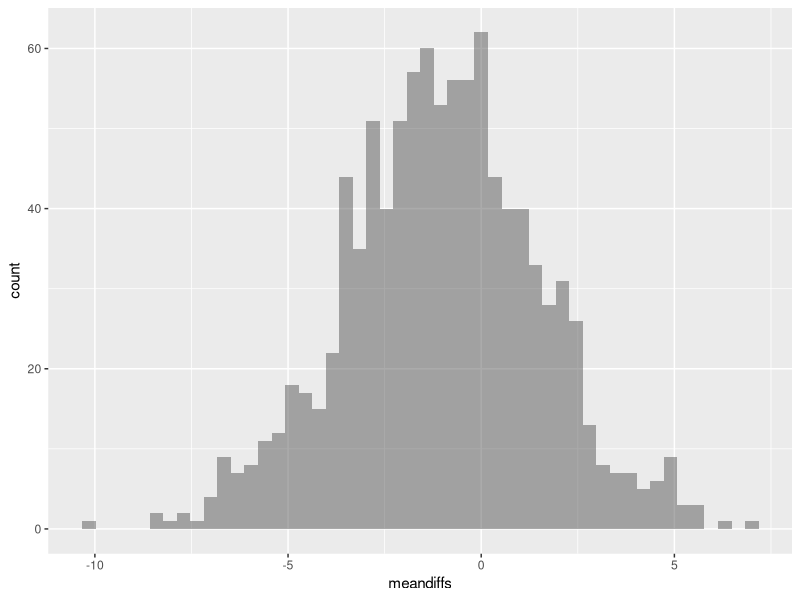
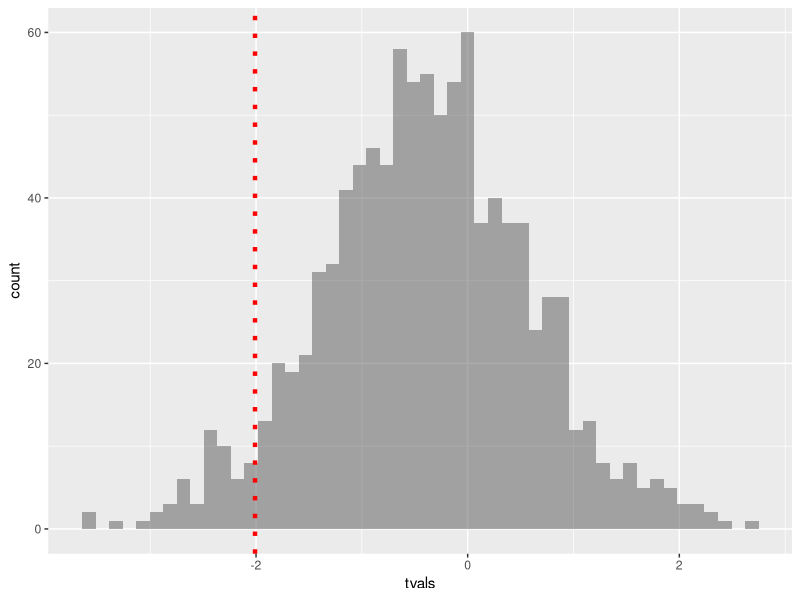
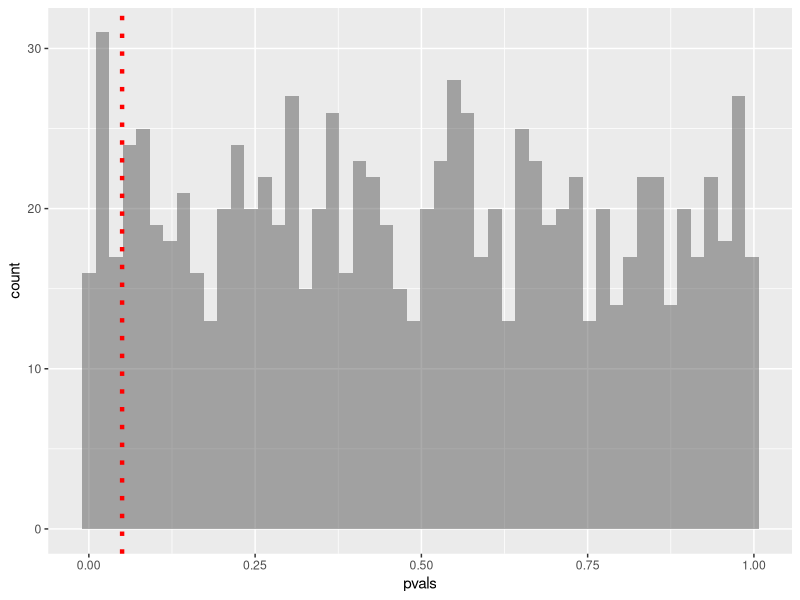
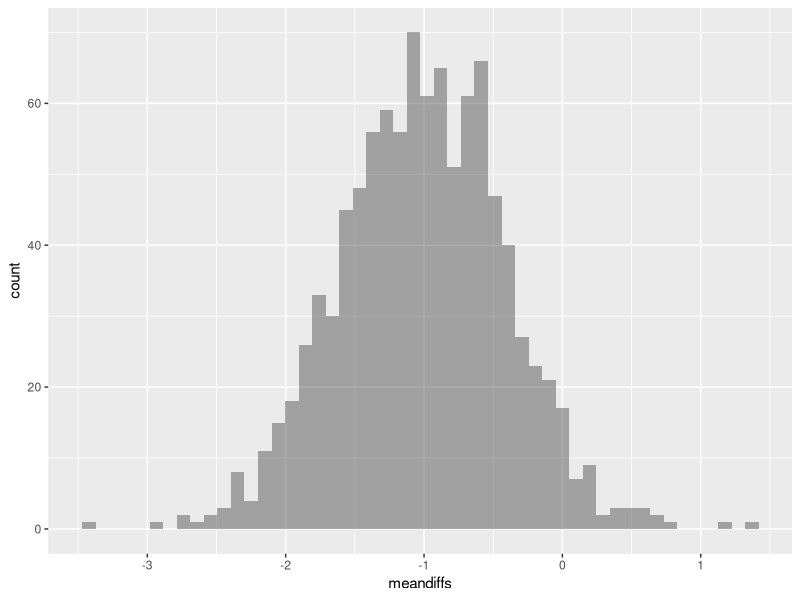
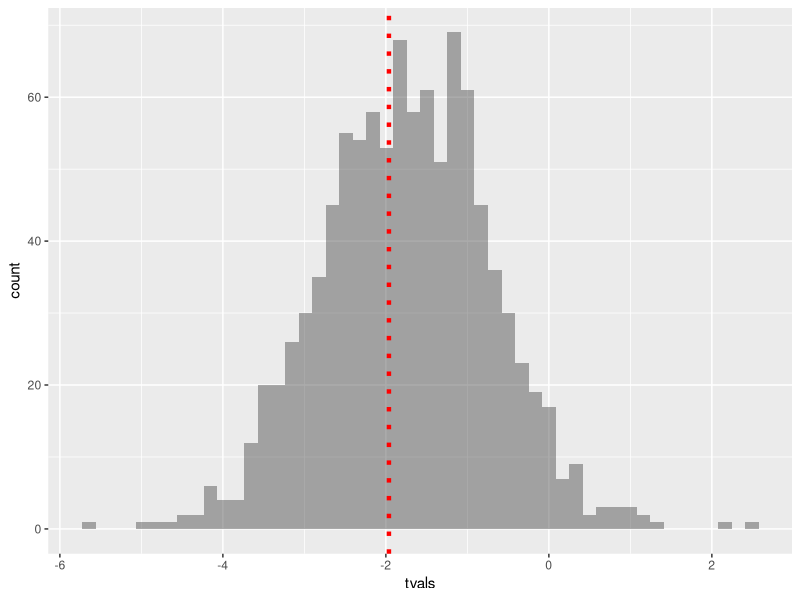
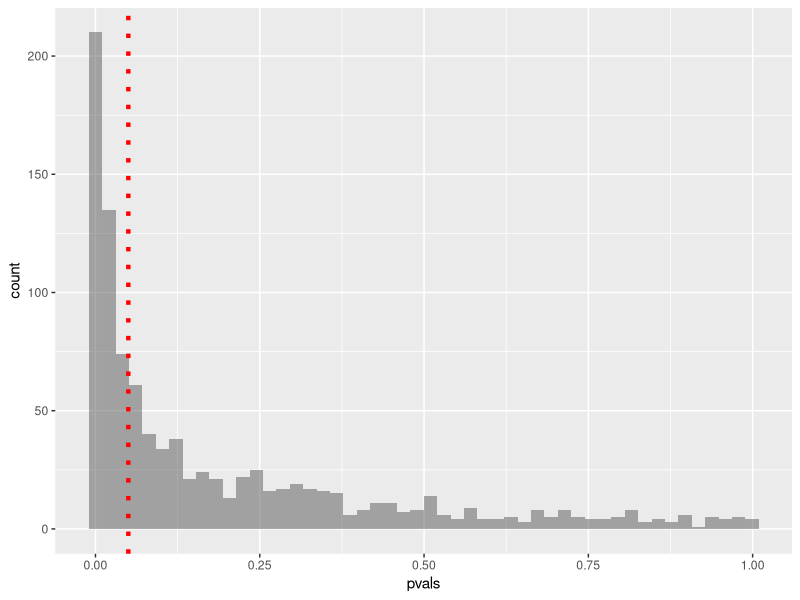

The R script that drew these images, in order:
## ---- chunk 1
knitr::opts_chunk$set(echo = TRUE)
## ---- chunk 2
library(ggplot2)

set.seed(0311)

# select sample size
n = 50
sims = 1000

# create lists to store values we'll save
pvals <- rep(1, sims)
tvals <- rep(1, sims)
meandiffs <- rep(1, sims)

for (i in 1:sims){
  # generate data
  null_bp <- rnorm(n, mean=120, sd=13)
  covid_bp <- rnorm(n, mean=121, sd=13)

  # perform the t-test
  results <- t.test(null_bp, covid_bp)

  # save the results
  pvals[i] <- results$p.value
  tvals[i] <-results$statistic
  meandiffs[i] <- results$estimate[1] - results$estimate[2]
}

## ---- chunk 3

p1 <-ggplot() +
    geom_histogram(aes(x=meandiffs), alpha = 0.5, bins = 50)
    labs(title = "Mean Differences between CoVID vs. Non-COVID Systolic BP", x="Mean Difference", y="Frequency")

p1

p2 <-ggplot() +
    geom_histogram(aes(x=tvals), alpha = 0.5, bins = 50)+
    geom_vline(xintercept = qt(p=.025, df= (n-1), lower.tail=TRUE), linetype="dotted", color = "red", linewidth=1.5)
    labs(title = "T-Statistics for CoVID vs. Non-COVID Systolic BP", x="T-Statistic for Difference", y="Frequency")

p2

p3 <-ggplot() +
    geom_histogram(aes(x=pvals), alpha = 0.5, bins = 50)+
    geom_vline(xintercept = 0.05, linetype="dotted", color = "red", linewidth=1.5)
    labs(title = "P-values for CoVID vs. Non-COVID Systolic BP", x="P-values", y="Frequency")

p3
## ---- chunk 4

# Calculate power

power <- sum(pvals < 0.05)/length(pvals)

print(power)

## ---- chunk 5
library(ggplot2)

set.seed(0311)

# select sample size
n = 1000
sims = 1000

# create lists to store values we'll save
pvals <- rep(1, sims)
tvals <- rep(1, sims)
meandiffs <- rep(1, sims)

for (i in 1:sims){
  # generate data
  null_bp <- rnorm(n, mean=120, sd=13)
  covid_bp <- rnorm(n, mean=121, sd=13)

  # perform the t-test
  results <- t.test(null_bp, covid_bp)

  # save the results
  pvals[i] <- results$p.value
  tvals[i] <-results$statistic
  meandiffs[i] <- results$estimate[1] - results$estimate[2]
}

## ---- chunk 6

p1 <-ggplot() +
    geom_histogram(aes(x=meandiffs), alpha = 0.5, bins = 50)
    labs(title = "Mean Differences between CoVID vs. Non-COVID Systolic BP", x="Mean Difference", y="Frequency")

p1

p2 <-ggplot() +
    geom_histogram(aes(x=tvals), alpha = 0.5, bins = 50)+
    geom_vline(xintercept = qt(p=.025, df= (n-1), lower.tail=TRUE), linetype="dotted", color = "red", linewidth=1.5)
    labs(title = "T-Statistics for CoVID vs. Non-COVID Systolic BP", x="T-Statistic for Difference", y="Frequency")

p2

p3 <-ggplot() +
    geom_histogram(aes(x=pvals), alpha = 0.5, bins = 50)+
    geom_vline(xintercept = 0.05, linetype="dotted", color = "red", linewidth=1.5)
    labs(title = "P-values for CoVID vs. Non-COVID Systolic BP", x="P-values", y="Frequency")

p3
## ---- chunk 7

# Calculate power

power <- sum(pvals < 0.05)/length(pvals)

print(power)

## ---- chunk 8

twosampt_power <- function(mean1, mean2, sd, n, sims, seed){
  
  set.seed(seed)

  # create lists to store values we'll save
  pvals <- rep(1, sims)
  tvals <- rep(1, sims)
  meandiffs <- rep(1, sims)

  for (i in 1:sims){
    # generate data
    null_bp <- rnorm(n, mean=mean1, sd=sd)
    covid_bp <- rnorm(n, mean=mean2, sd=sd)
  
    # perform the t-test
    results <- t.test(null_bp, covid_bp)
  
    # save the results
    pvals[i] <- results$p.value
    tvals[i] <-results$statistic
    meandiffs[i] <- results$estimate[1] - results$estimate[2]
  }
  power = sum(pvals < 0.05) / length(pvals)
  return(power)
}

print(twosampt_power(mean1 = 120, mean2 = 121, sd = 13, n = 50, sims = 1000, seed = 919))

## ---- chunk 9
print(twosampt_power(mean1 = 120, mean2 = 121, sd = 13, n = 500, sims = 1000, seed = 919))
print(twosampt_power(mean1 = 120, mean2 = 121, sd = 13, n = 750, sims = 1000, seed = 919))
print(twosampt_power(mean1 = 120, mean2 = 121, sd = 13, n = 1000, sims = 1000, seed = 919))
print(twosampt_power(mean1 = 120, mean2 = 121, sd = 13, n = 1250, sims = 1000, seed = 919))
print(twosampt_power(mean1 = 120, mean2 = 121, sd = 13, n = 1500, sims = 1000, seed = 919))
